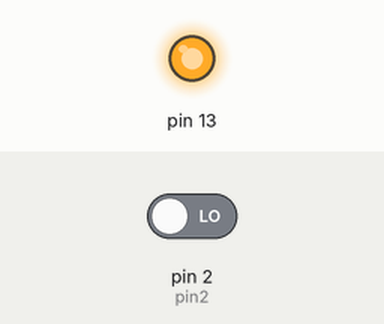
Simulated run of this sketch. Board: Arduino Uno, built with avr-gcc and run on an emulated ATmega328P. On the bench: output pins drawn as LEDs (lit = HIGH). The test bench sets the inputs (shaded band); at power-on: pin 2 (pin2) LOW.

Above: at 1.2 s.
1.3 s: pin 2 (pin2) driven HIGH
At 2.2 s:
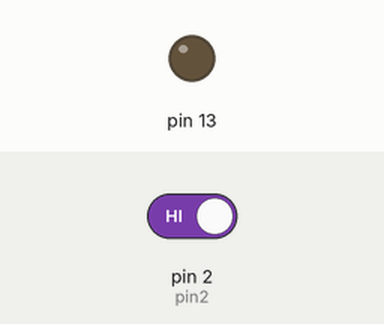
Timing chart, 0 to 4.3 s (numbered marks = the images above; inputs shaded):
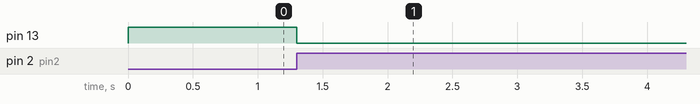

The sketch:

debounce-v1.ino
```cpp
int pin2 = 2;

int ledState = HIGH;         // the current state of the output pin
int buttonState;             // the current reading from the input pin
int lastButtonState = LOW;   // the previous reading from teh input pi


void setup()
{
  pinMode(13, OUTPUT);
  pinMode(pin2, INPUT);


  digitalWrite(13, ledState);
}

void loop()
{
  //read the current state
  int reading = digitalRead(pin2);

  if(reading != lastButtonState) {
    if(reading != buttonState) {
      buttonState = reading;
      if ( buttonState == HIGH ) {
        ledState = !ledState;
    }

  }


   digitalWrite(13, ledState);
   lastButtonState = reading;
   delay(20);
  }
}
```

Measured:
- after the input at 1.3 s, pin 13: HIGH → LOW at once
